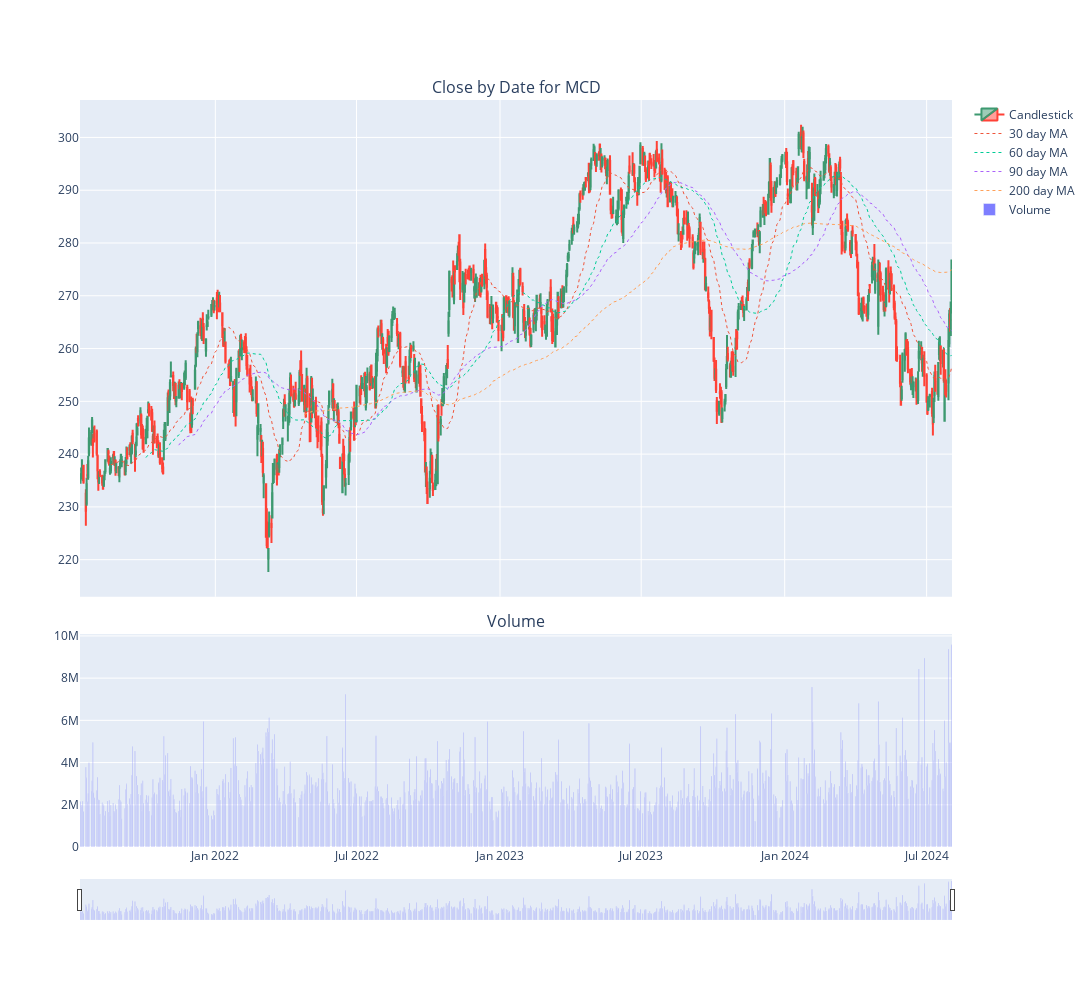

The notebook cell saved with this chart:
### Code cell
plot_detailed_candlestick(ticker, data)

### Figure 1 — Plotly figure (JSON) as saved in the notebook; plotly's stock layout.template omitted (floating-point values rounded to 4 significant figures; data arrays with more than 128 entries replaced by an {"elided": "..."} marker saying what was removed)
{"data": [{"close": {"elided": "771 float values"}, "high": {"elided": "771 float values"}, "low": {"elided": "771 float values"}, "name": "Candlestick", "open": {"elided": "771 float values"}, "type": "candlestick", "x": {"elided": "771 str values"}, "xaxis": "x", "yaxis": "y"}, {"line": {"dash": "dot", "width": 1}, "mode": "lines", "name": "30 day MA", "type": "scatter", "x": {"elided": "771 str values"}, "xaxis": "x", "y": {"elided": "771 float values"}, "yaxis": "y"}, {"line": {"dash": "dot", "width": 1}, "mode": "lines", "name": "60 day MA", "type": "scatter", "x": {"elided": "771 str values"}, "xaxis": "x", "y": {"elided": "771 float values"}, "yaxis": "y"}, {"line": {"dash": "dot", "width": 1}, "mode": "lines", "name": "90 day MA", "type": "scatter", "x": {"elided": "771 str values"}, "xaxis": "x", "y": {"elided": "771 float values"}, "yaxis": "y"}, {"line": {"dash": "dot", "width": 1}, "mode": "lines", "name": "200 day MA", "type": "scatter", "x": {"elided": "771 str values"}, "xaxis": "x", "y": {"elided": "771 float values"}, "yaxis": "y"}, {"marker": {"color": "blue"}, "name": "Volume", "opacity": 0.5, "type": "bar", "x": {"elided": "771 str values"}, "xaxis": "x2", "y": {"elided": "771 int values"}, "yaxis": "y2"}], "layout": {"annotations": [{"font": {"size": 16}, "showarrow": false, "text": "Close by Date for MCD", "x": 0.5, "xanchor": "center", "xref": "paper", "y": 1.0, "yanchor": "bottom", "yref": "paper"}, {"font": {"size": 16}, "showarrow": false, "text": "Volume", "x": 0.5, "xanchor": "center", "xref": "paper", "y": 0.285, "yanchor": "bottom", "yref": "paper"}], "height": 1000, "showlegend": true, "width": 1400, "xaxis": {"anchor": "y", "domain": [0, 1], "matches": "x2", "rangeslider": {"visible": false}, "showticklabels": false}, "xaxis2": {"anchor": "y2", "domain": [0, 1], "rangeslider": {"thickness": 0.05, "visible": true}}, "yaxis": {"anchor": "x", "domain": [0.335, 1.0]}, "yaxis2": {"anchor": "x2", "domain": [0, 0.285]}}}
